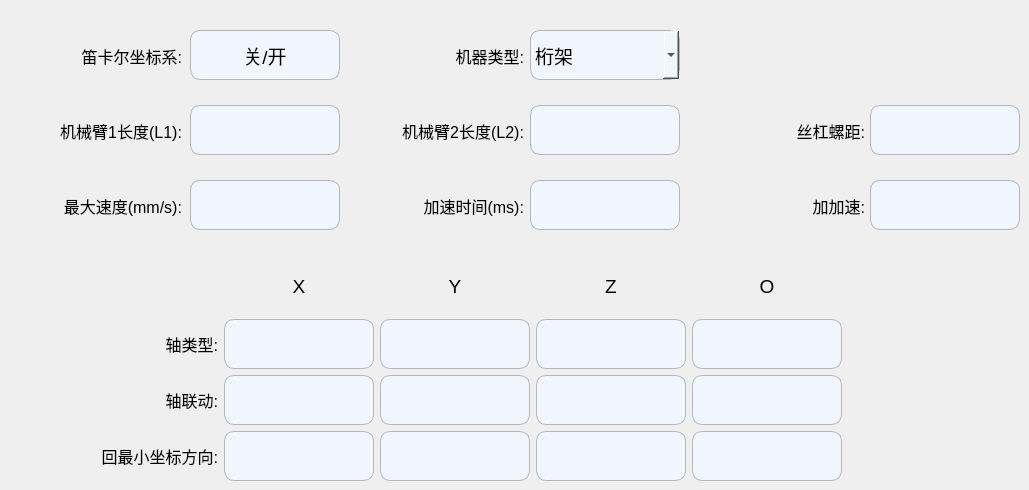
   <widget class="QWidget" name="page_5">
    <widget class="QPushButton" name="Btn_crood">
     <property name="geometry">
      <rect>
       <x>190</x>
       <y>30</y>
       <width>150</width>
       <height>50</height>
      </rect>
     </property>
     <property name="minimumSize">
      <size>
       <width>150</width>
       <height>50</height>
      </size>
     </property>
     <property name="maximumSize">
      <size>
       <width>150</width>
       <height>50</height>
      </size>
     </property>
     <property name="font">
      <font>
       <pointsize>14</pointsize>
      </font>
     </property>
     <property name="styleSheet">
      <string notr="true">QPushButton
{
    background-color:#F1F5FE;
    border-style:solid; /*边框风格*/
    border-width:1px;/*边框宽度*/
    border-color:#B4B6BC; /*边框颜色*/
    border-radius:10px; /*边框倒角*/
}
QPushButton:pressed
{
    border-style:outset; /*边框风格*/
    background-color:qlineargradient(x1: 0, y1: 0, x2: 0, y2: 1, stop:0 #00befa, stop: 1 #0160ea);/*背景色*/
    border-width:1px;/*边框宽度*/
    border-color:#0055ff; /*边框颜色*/
    border-radius:10px; /*边框倒角*/
}</string>
     </property>
     <property name="text">
      <string>关/开</string>
     </property>
     <property name="iconSize">
      <size>
       <width>40</width>
       <height>40</height>
      </size>
     </property>
     <property name="checkable">
      <bool>true</bool>
     </property>
    </widget>
    <widget class="QComboBox" name="comboBox_machType">
     <property name="geometry">
      <rect>
       <x>530</x>
       <y>30</y>
       <width>150</width>
       <height>50</height>
      </rect>
     </property>
     <property name="minimumSize">
      <size>
       <width>150</width>
       <height>50</height>
      </size>
     </property>
     <property name="maximumSize">
      <size>
       <width>150</width>
       <height>50</height>
      </size>
     </property>
     <property name="font">
      <font>
       <pointsize>14</pointsize>
      </font>
     </property>
     <property name="styleSheet">
      <string notr="true">background-color:#F1F5FE;
border-style:solid; /*边框风格*/
border-width:1px;/*边框宽度*/
border-color:#B4B6BC; /*边框颜色*/
border-radius:10px; /*边框倒角*/</string>
     </property>
     <item>
      <property name="text">
       <string>桁架</string>
      </property>
     </item>
     <item>
      <property name="text">
       <string>立柱</string>
      </property>
     </item>
     <item>
      <property name="text">
       <string>SCARA</string>
      </property>
     </item>
     <item>
      <property name="text">
       <string>抛光</string>
      </property>
     </item>
    </widget>
    <widget class="QLabel" name="label_35">
     <property name="geometry">
      <rect>
       <x>1</x>
       <y>30</y>
       <width>181</width>
       <height>51</height>
      </rect>
     </property>
     <property name="font">
      <font>
       <pointsize>12</pointsize>
      </font>
     </property>
     <property name="text">
      <string>笛卡尔坐标系:</string>
     </property>
     <property name="alignment">
      <set>Qt::AlignRight|Qt::AlignTrailing|Qt::AlignVCenter</set>
     </property>
    </widget>
    <widget class="QLabel" name="label_36">
     <property name="geometry">
      <rect>
       <x>343</x>
       <y>30</y>
       <width>181</width>
       <height>51</height>
      </rect>
     </property>
     <property name="font">
      <font>
       <pointsize>12</pointsize>
      </font>
     </property>
     <property name="text">
      <string>机器类型:</string>
     </property>
     <property name="alignment">
      <set>Qt::AlignRight|Qt::AlignTrailing|Qt::AlignVCenter</set>
     </property>
    </widget>
    <widget class="QLabel" name="label_43">
     <property name="geometry">
      <rect>
       <x>1</x>
       <y>105</y>
       <width>181</width>
       <height>51</height>
      </rect>
     </property>
     <property name="font">
      <font>
       <pointsize>12</pointsize>
      </font>
     </property>
     <property name="text">
      <string>机械臂1长度(L1):</string>
     </property>
     <property name="alignment">
      <set>Qt::AlignRight|Qt::AlignTrailing|Qt::AlignVCenter</set>
     </property>
    </widget>
    <widget class="QLineEdit" name="Edit_armL1">
     <property name="geometry">
      <rect>
       <x>190</x>
       <y>105</y>
       <width>150</width>
       <height>50</height>
      </rect>
     </property>
     <property name="minimumSize">
      <size>
       <width>150</width>
       <height>50</height>
      </size>
     </property>
     <property name="maximumSize">
      <size>
       <width>150</width>
       <height>50</height>
      </size>
     </property>
     <property name="font">
      <font>
       <pointsize>14</pointsize>
      </font>
     </property>
     <property name="styleSheet">
      <string notr="true">QLineEdit
{
    background-color:#F1F5FE;
    border-style:solid; /*边框风格*/
    border-width:1px;/*边框宽度*/
    border-color:#B4B6BC; /*边框颜色*/
    border-radius:10px; /*边框倒角*/
}</string>
     </property>
    </widget>
    <widget class="QLabel" name="label_37">
     <property name="geometry">
      <rect>
       <x>343</x>
       <y>105</y>
       <width>181</width>
       <height>51</height>
      </rect>
     </property>
     <property name="font">
      <font>
       <pointsize>12</pointsize>
      </font>
     </property>
     <property name="text">
      <string>机械臂2长度(L2):</string>
     </property>
     <property name="alignment">
      <set>Qt::AlignRight|Qt::AlignTrailing|Qt::AlignVCenter</set>
     </property>
    </widget>
    <widget class="QLineEdit" name="Edit_armL2">
     <property name="geometry">
      <rect>
       <x>530</x>
       <y>105</y>
       <width>150</width>
       <height>50</height>
      </rect>
     </property>
     <property name="minimumSize">
      <size>
       <width>150</width>
       <height>50</height>
      </size>
     </property>
     <property name="maximumSize">
      <size>
       <width>150</width>
       <height>50</height>
      </size>
     </property>
     <property name="font">
      <font>
       <pointsize>14</pointsize>
      </font>
     </property>
     <property name="styleSheet">
      <string notr="true">QLineEdit
{
    background-color:#F1F5FE;
    border-style:solid; /*边框风格*/
    border-width:1px;/*边框宽度*/
    border-color:#B4B6BC; /*边框颜色*/
    border-radius:10px; /*边框倒角*/
}</string>
     </property>
    </widget>
    <widget class="QLabel" name="label_41">
     <property name="geometry">
      <rect>
       <x>684</x>
       <y>105</y>
       <width>181</width>
       <height>51</height>
      </rect>
     </property>
     <property name="font">
      <font>
       <pointsize>12</pointsize>
      </font>
     </property>
     <property name="text">
      <string>丝杠螺距:</string>
     </property>
     <property name="alignment">
      <set>Qt::AlignRight|Qt::AlignTrailing|Qt::AlignVCenter</set>
     </property>
    </widget>
    <widget class="QLineEdit" name="Edit_pitch">
     <property name="geometry">
      <rect>
       <x>870</x>
       <y>105</y>
       <width>150</width>
       <height>50</height>
      </rect>
     </property>
     <property name="minimumSize">
      <size>
       <width>150</width>
       <height>50</height>
      </size>
     </property>
     <property name="maximumSize">
      <size>
       <width>150</width>
       <height>50</height>
      </size>
     </property>
     <property name="font">
      <font>
       <pointsize>14</pointsize>
      </font>
     </property>
     <property name="styleSheet">
      <string notr="true">QLineEdit
{
    background-color:#F1F5FE;
    border-style:solid; /*边框风格*/
    border-width:1px;/*边框宽度*/
    border-color:#B4B6BC; /*边框颜色*/
    border-radius:10px; /*边框倒角*/
}</string>
     </property>
    </widget>
    <widget class="QLabel" name="label_39">
     <property name="geometry">
      <rect>
       <x>1</x>
       <y>180</y>
       <width>181</width>
       <height>51</height>
      </rect>
     </property>
     <property name="font">
      <font>
       <pointsize>12</pointsize>
      </font>
     </property>
     <property name="text">
      <string>最大速度(mm/s):</string>
     </property>
     <property name="alignment">
      <set>Qt::AlignRight|Qt::AlignTrailing|Qt::AlignVCenter</set>
     </property>
    </widget>
    <widget class="QLineEdit" name="Edit_maxSpeed">
     <property name="geometry">
      <rect>
       <x>190</x>
       <y>180</y>
       <width>150</width>
       <height>50</height>
      </rect>
     </property>
     <property name="minimumSize">
      <size>
       <width>150</width>
       <height>50</height>
      </size>
     </property>
     <property name="maximumSize">
      <size>
       <width>150</width>
       <height>50</height>
      </size>
     </property>
     <property name="font">
      <font>
       <pointsize>14</pointsize>
      </font>
     </property>
     <property name="styleSheet">
      <string notr="true">QLineEdit
{
    background-color:#F1F5FE;
    border-style:solid; /*边框风格*/
    border-width:1px;/*边框宽度*/
    border-color:#B4B6BC; /*边框颜色*/
    border-radius:10px; /*边框倒角*/
}</string>
     </property>
    </widget>
    <widget class="QLabel" name="label_40">
     <property name="geometry">
      <rect>
       <x>343</x>
       <y>180</y>
       <width>181</width>
       <height>51</height>
      </rect>
     </property>
     <property name="font">
      <font>
       <pointsize>12</pointsize>
      </font>
     </property>
     <property name="text">
      <string>加速时间(ms):</string>
     </property>
     <property name="alignment">
      <set>Qt::AlignRight|Qt::AlignTrailing|Qt::AlignVCenter</set>
     </property>
    </widget>
    <widget class="QLineEdit" name="Edit_SpeedUpTime">
     <property name="geometry">
      <rect>
       <x>530</x>
       <y>180</y>
       <width>150</width>
       <height>50</height>
      </rect>
     </property>
     <property name="minimumSize">
      <size>
       <width>150</width>
       <height>50</height>
      </size>
     </property>
     <property name="maximumSize">
      <size>
       <width>150</width>
       <height>50</height>
      </size>
     </property>
     <property name="font">
      <font>
       <pointsize>14</pointsize>
      </font>
     </property>
     <property name="styleSheet">
      <string notr="true">QLineEdit
{
    background-color:#F1F5FE;
    border-style:solid; /*边框风格*/
    border-width:1px;/*边框宽度*/
    border-color:#B4B6BC; /*边框颜色*/
    border-radius:10px; /*边框倒角*/
}</string>
     </property>
    </widget>
    <widget class="QLabel" name="label_42">
     <property name="geometry">
      <rect>
       <x>684</x>
       <y>180</y>
       <width>181</width>
       <height>51</height>
      </rect>
     </property>
     <property name="font">
      <font>
       <pointsize>12</pointsize>
      </font>
     </property>
     <property name="text">
      <string>加加速:</string>
     </property>
     <property name="alignment">
      <set>Qt::AlignRight|Qt::AlignTrailing|Qt::AlignVCenter</set>
     </property>
    </widget>
    <widget class="QLineEdit" name="Edit_pSpeedUp">
     <property name="geometry">
      <rect>
       <x>870</x>
       <y>180</y>
       <width>150</width>
       <height>50</height>
      </rect>
     </property>
     <property name="minimumSize">
      <size>
       <width>150</width>
       <height>50</height>
      </size>
     </property>
     <property name="maximumSize">
      <size>
       <width>150</width>
       <height>50</height>
      </size>
     </property>
     <property name="font">
      <font>
       <pointsize>14</pointsize>
      </font>
     </property>
     <property name="styleSheet">
      <string notr="true">QLineEdit
{
    background-color:#F1F5FE;
    border-style:solid; /*边框风格*/
    border-width:1px;/*边框宽度*/
    border-color:#B4B6BC; /*边框颜色*/
    border-radius:10px; /*边框倒角*/
}</string>
     </property>
    </widget>
    <widget class="QWidget" name="layoutWidget">
     <property name="geometry">
      <rect>
       <x>1</x>
       <y>260</y>
       <width>841</width>
       <height>221</height>
      </rect>
     </property>
     <layout class="QGridLayout" name="gridLayout_3">
      <item row="0" column="1">
       <widget class="QLabel" name="label_46">
        <property name="font">
         <font>
          <pointsize>14</pointsize>
         </font>
        </property>
        <property name="text">
         <string>X</string>
        </property>
        <property name="alignment">
         <set>Qt::AlignCenter</set>
        </property>
       </widget>
      </item>
      <item row="0" column="2">
       <widget class="QLabel" name="label_47">
        <property name="font">
         <font>
          <pointsize>14</pointsize>
         </font>
        </property>
        <property name="text">
         <string>Y</string>
        </property>
        <property name="alignment">
         <set>Qt::AlignCenter</set>
        </property>
       </widget>
      </item>
      <item row="0" column="3">
       <widget class="QLabel" name="label_48">
        <property name="font">
         <font>
          <pointsize>14</pointsize>
         </font>
        </property>
        <property name="text">
         <string>Z</string>
        </property>
        <property name="alignment">
         <set>Qt::AlignCenter</set>
        </property>
       </widget>
      </item>
      <item row="0" column="4">
       <widget class="QLabel" name="label_49">
        <property name="font">
         <font>
          <pointsize>14</pointsize>
         </font>
        </property>
        <property name="text">
         <string>O</string>
        </property>
        <property name="alignment">
         <set>Qt::AlignCenter</set>
        </property>
       </widget>
      </item>
      <item row="1" column="0">
       <widget class="QLabel" name="label_38">
        <property name="font">
         <font>
          <pointsize>12</pointsize>
         </font>
        </property>
        <property name="text">
         <string>轴类型:</string>
        </property>
        <property name="alignment">
         <set>Qt::AlignRight|Qt::AlignTrailing|Qt::AlignVCenter</set>
        </property>
       </widget>
      </item>
      <item row="1" column="1">
       <widget class="QPushButton" name="Btn_Xtype">
        <property name="minimumSize">
         <size>
          <width>150</width>
          <height>50</height>
         </size>
        </property>
        <property name="maximumSize">
         <size>
          <width>150</width>
          <height>50</height>
         </size>
        </property>
        <property name="font">
         <font>
          <pointsize>14</pointsize>
         </font>
        </property>
        <property name="styleSheet">
         <string notr="true">QPushButton
{
    background-color:#F1F5FE;
    border-style:solid; /*边框风格*/
    border-width:1px;/*边框宽度*/
    border-color:#B4B6BC; /*边框颜色*/
    border-radius:10px; /*边框倒角*/
}
QPushButton:pressed
{
    border-style:outset; /*边框风格*/
    background-color:qlineargradient(x1: 0, y1: 0, x2: 0, y2: 1, stop:0 #00befa, stop: 1 #0160ea);/*背景色*/
    border-width:1px;/*边框宽度*/
    border-color:#0055ff; /*边框颜色*/
    border-radius:10px; /*边框倒角*/
}</string>
        </property>
        <property name="text">
         <string/>
        </property>
        <property name="iconSize">
         <size>
          <width>40</width>
          <height>40</height>
         </size>
        </property>
        <property name="checkable">
         <bool>true</bool>
        </property>
       </widget>
      </item>
      <item row="1" column="2">
       <widget class="QPushButton" name="Btn_Ytype">
        <property name="minimumSize">
         <size>
          <width>150</width>
          <height>50</height>
         </size>
        </property>
        <property name="maximumSize">
         <size>
          <width>150</width>
          <height>50</height>
         </size>
        </property>
        <property name="font">
         <font>
          <pointsize>14</pointsize>
         </font>
        </property>
        <property name="styleSheet">
         <string notr="true">QPushButton
{
    background-color:#F1F5FE;
    border-style:solid; /*边框风格*/
    border-width:1px;/*边框宽度*/
    border-color:#B4B6BC; /*边框颜色*/
    border-radius:10px; /*边框倒角*/
}
QPushButton:pressed
{
    border-style:outset; /*边框风格*/
    background-color:qlineargradient(x1: 0, y1: 0, x2: 0, y2: 1, stop:0 #00befa, stop: 1 #0160ea);/*背景色*/
    border-width:1px;/*边框宽度*/
    border-color:#0055ff; /*边框颜色*/
    border-radius:10px; /*边框倒角*/
}</string>
        </property>
        <property name="text">
         <string/>
        </property>
        <property name="iconSize">
         <size>
          <width>40</width>
          <height>40</height>
         </size>
        </property>
        <property name="checkable">
         <bool>true</bool>
        </property>
       </widget>
      </item>
      <item row="1" column="3">
       <widget class="QPushButton" name="Btn_Ztype">
        <property name="minimumSize">
         <size>
          <width>150</width>
          <height>50</height>
         </size>
        </property>
        <property name="maximumSize">
         <size>
          <width>150</width>
          <height>50</height>
         </size>
        </property>
        <property name="font">
         <font>
          <pointsize>14</pointsize>
         </font>
        </property>
        <property name="styleSheet">
         <string notr="true">QPushButton
{
    background-color:#F1F5FE;
    border-style:solid; /*边框风格*/
    border-width:1px;/*边框宽度*/
    border-color:#B4B6BC; /*边框颜色*/
    border-radius:10px; /*边框倒角*/
}
QPushButton:pressed
{
    border-style:outset; /*边框风格*/
    background-color:qlineargradient(x1: 0, y1: 0, x2: 0, y2: 1, stop:0 #00befa, stop: 1 #0160ea);/*背景色*/
    border-width:1px;/*边框宽度*/
    border-color:#0055ff; /*边框颜色*/
    border-radius:10px; /*边框倒角*/
}</string>
        </property>
        <property name="text">
         <string/>
        </property>
        <property name="iconSize">
         <size>
          <width>40</width>
          <height>40</height>
         </size>
        </property>
        <property name="checkable">
         <bool>true</bool>
        </property>
       </widget>
      </item>
      <item row="1" column="4">
       <widget class="QPushButton" name="Btn_Otype">
        <property name="minimumSize">
         <size>
          <width>150</width>
          <height>50</height>
         </size>
        </property>
        <property name="maximumSize">
         <size>
          <width>150</width>
          <height>50</height>
         </size>
        </property>
        <property name="font">
         <font>
          <pointsize>14</pointsize>
         </font>
        </property>
        <property name="styleSheet">
         <string notr="true">QPushButton
{
    background-color:#F1F5FE;
    border-style:solid; /*边框风格*/
    border-width:1px;/*边框宽度*/
    border-color:#B4B6BC; /*边框颜色*/
    border-radius:10px; /*边框倒角*/
}
QPushButton:pressed
{
    border-style:outset; /*边框风格*/
    background-color:qlineargradient(x1: 0, y1: 0, x2: 0, y2: 1, stop:0 #00befa, stop: 1 #0160ea);/*背景色*/
    border-width:1px;/*边框宽度*/
    border-color:#0055ff; /*边框颜色*/
    border-radius:10px; /*边框倒角*/
}</string>
        </property>
        <property name="text">
         <string/>
        </property>
        <property name="iconSize">
         <size>
          <width>40</width>
          <height>40</height>
         </size>
        </property>
        <property name="checkable">
         <bool>true</bool>
        </property>
       </widget>
      </item>
      <item row="2" column="0">
       <widget class="QLabel" name="label_44">
        <property name="font">
         <font>
          <pointsize>12</pointsize>
         </font>
        </property>
        <property name="text">
         <string>轴联动:</string>
        </property>
        <property name="alignment">
         <set>Qt::AlignRight|Qt::AlignTrailing|Qt::AlignVCenter</set>
        </property>
       </widget>
      </item>
      <item row="2" column="1">
       <widget class="QPushButton" name="Btn_Xlink">
        <property name="minimumSize">
         <size>
          <width>150</width>
          <height>50</height>
         </size>
        </property>
        <property name="maximumSize">
         <size>
          <width>150</width>
          <height>50</height>
         </size>
        </property>
        <property name="font">
         <font>
          <pointsize>14</pointsize>
         </font>
        </property>
        <property name="styleSheet">
         <string notr="true">QPushButton
{
    background-color:#F1F5FE;
    border-style:solid; /*边框风格*/
    border-width:1px;/*边框宽度*/
    border-color:#B4B6BC; /*边框颜色*/
    border-radius:10px; /*边框倒角*/
}
QPushButton:pressed
{
    border-style:outset; /*边框风格*/
    background-color:qlineargradient(x1: 0, y1: 0, x2: 0, y2: 1, stop:0 #00befa, stop: 1 #0160ea);/*背景色*/
    border-width:1px;/*边框宽度*/
    border-color:#0055ff; /*边框颜色*/
    border-radius:10px; /*边框倒角*/
}</string>
        </property>
        <property name="text">
         <string/>
        </property>
        <property name="iconSize">
         <size>
          <width>40</width>
          <height>40</height>
         </size>
        </property>
        <property name="checkable">
         <bool>true</bool>
        </property>
       </widget>
      </item>
      <item row="2" column="2">
       <widget class="QPushButton" name="Btn_Ylink">
        <property name="minimumSize">
         <size>
          <width>150</width>
          <height>50</height>
         </size>
        </property>
        <property name="maximumSize">
         <size>
          <width>150</width>
          <height>50</height>
         </size>
        </property>
        <property name="font">
         <font>
          <pointsize>14</pointsize>
         </font>
        </property>
        <property name="styleSheet">
         <string notr="true">QPushButton
{
    background-color:#F1F5FE;
    border-style:solid; /*边框风格*/
    border-width:1px;/*边框宽度*/
    border-color:#B4B6BC; /*边框颜色*/
    border-radius:10px; /*边框倒角*/
}
QPushButton:pressed
{
    border-style:outset; /*边框风格*/
    background-color:qlineargradient(x1: 0, y1: 0, x2: 0, y2: 1, stop:0 #00befa, stop: 1 #0160ea);/*背景色*/
    border-width:1px;/*边框宽度*/
    border-color:#0055ff; /*边框颜色*/
    border-radius:10px; /*边框倒角*/
}</string>
        </property>
        <property name="text">
         <string/>
        </property>
        <property name="iconSize">
         <size>
          <width>40</width>
          <height>40</height>
         </size>
        </property>
        <property name="checkable">
         <bool>true</bool>
        </property>
       </widget>
      </item>
      <item row="2" column="3">
       <widget class="QPushButton" name="Btn_Zlink">
        <property name="minimumSize">
         <size>
          <width>150</width>
          <height>50</height>
         </size>
        </property>
        <property name="maximumSize">
         <size>
          <width>150</width>
          <height>50</height>
         </size>
        </property>
        <property name="font">
         <font>
          <pointsize>14</pointsize>
         </font>
        </property>
        <property name="styleSheet">
         <string notr="true">QPushButton
{
    background-color:#F1F5FE;
    border-style:solid; /*边框风格*/
    border-width:1px;/*边框宽度*/
    border-color:#B4B6BC; /*边框颜色*/
    border-radius:10px; /*边框倒角*/
}
QPushButton:pressed
{
    border-style:outset; /*边框风格*/
    background-color:qlineargradient(x1: 0, y1: 0, x2: 0, y2: 1, stop:0 #00befa, stop: 1 #0160ea);/*背景色*/
    border-width:1px;/*边框宽度*/
    border-color:#0055ff; /*边框颜色*/
    border-radius:10px; /*边框倒角*/
}</string>
        </property>
        <property name="text">
         <string/>
        </property>
        <property name="iconSize">
         <size>
          <width>40</width>
          <height>40</height>
         </size>
        </property>
        <property name="checkable">
         <bool>true</bool>
        </property>
       </widget>
      </item>
      <item row="2" column="4">
       <widget class="QPushButton" name="Btn_Olink">
        <property name="minimumSize">
         <size>
          <width>150</width>
          <height>50</height>
         </size>
        </property>
        <property name="maximumSize">
         <size>
          <width>150</width>
          <height>50</height>
         </size>
        </property>
        <property name="font">
         <font>
          <pointsize>14</pointsize>
         </font>
        </property>
        <property name="styleSheet">
         <string notr="true">QPushButton
{
    background-color:#F1F5FE;
    border-style:solid; /*边框风格*/
    border-width:1px;/*边框宽度*/
    border-color:#B4B6BC; /*边框颜色*/
    border-radius:10px; /*边框倒角*/
}
QPushButton:pressed
{
    border-style:outset; /*边框风格*/
    background-color:qlineargradient(x1: 0, y1: 0, x2: 0, y2: 1, stop:0 #00befa, stop: 1 #0160ea);/*背景色*/
    border-width:1px;/*边框宽度*/
    border-color:#0055ff; /*边框颜色*/
    border-radius:10px; /*边框倒角*/
}</string>
        </property>
        <property name="text">
         <string/>
        </property>
        <property name="iconSize">
         <size>
          <width>40</width>
          <height>40</height>
         </size>
        </property>
        <property name="checkable">
         <bool>true</bool>
        </property>
       </widget>
      </item>
      <item row="3" column="0">
       <widget class="QLabel" name="label_45">
        <property name="font">
         <font>
          <pointsize>12</pointsize>
         </font>
        </property>
        <property name="text">
         <string>回最小坐标方向:</string>
        </property>
        <property name="alignment">
         <set>Qt::AlignRight|Qt::AlignTrailing|Qt::AlignVCenter</set>
        </property>
       </widget>
      </item>
      <item row="3" column="1">
       <widget class="QPushButton" name="Btn_Xback">
        <property name="minimumSize">
         <size>
          <width>150</width>
          <height>50</height>
         </size>
        </property>
        <property name="maximumSize">
         <size>
          <width>150</width>
          <height>50</height>
         </size>
        </property>
        <property name="font">
         <font>
          <pointsize>14</pointsize>
         </font>
        </property>
        <property name="styleSheet">
         <string notr="true">QPushButton
{
    background-color:#F1F5FE;
    border-style:solid; /*边框风格*/
    border-width:1px;/*边框宽度*/
    border-color:#B4B6BC; /*边框颜色*/
    border-radius:10px; /*边框倒角*/
}
QPushButton:pressed
{
    border-style:outset; /*边框风格*/
    background-color:qlineargradient(x1: 0, y1: 0, x2: 0, y2: 1, stop:0 #00befa, stop: 1 #0160ea);/*背景色*/
    border-width:1px;/*边框宽度*/
    border-color:#0055ff; /*边框颜色*/
    border-radius:10px; /*边框倒角*/
}</string>
        </property>
        <property name="text">
         <string/>
        </property>
        <property name="iconSize">
         <size>
          <width>40</width>
          <height>40</height>
         </size>
        </property>
        <property name="checkable">
         <bool>true</bool>
        </property>
       </widget>
      </item>
      <item row="3" column="2">
       <widget class="QPushButton" name="Btn_Yback">
        <property name="minimumSize">
         <size>
          <width>150</width>
          <height>50</height>
         </size>
        </property>
        <property name="maximumSize">
         <size>
          <width>150</width>
          <height>50</height>
         </size>
        </property>
        <property name="font">
         <font>
          <pointsize>14</pointsize>
         </font>
        </property>
        <property name="styleSheet">
         <string notr="true">QPushButton
{
    background-color:#F1F5FE;
    border-style:solid; /*边框风格*/
    border-width:1px;/*边框宽度*/
    border-color:#B4B6BC; /*边框颜色*/
    border-radius:10px; /*边框倒角*/
}
QPushButton:pressed
{
    border-style:outset; /*边框风格*/
    background-color:qlineargradient(x1: 0, y1: 0, x2: 0, y2: 1, stop:0 #00befa, stop: 1 #0160ea);/*背景色*/
    border-width:1px;/*边框宽度*/
    border-color:#0055ff; /*边框颜色*/
    border-radius:10px; /*边框倒角*/
}</string>
        </property>
        <property name="text">
         <string/>
        </property>
        <property name="iconSize">
         <size>
          <width>40</width>
          <height>40</height>
         </size>
        </property>
        <property name="checkable">
         <bool>true</bool>
        </property>
       </widget>
      </item>
      <item row="3" column="3">
       <widget class="QPushButton" name="Btn_Zback">
        <property name="minimumSize">
         <size>
          <width>150</width>
          <height>50</height>
         </size>
        </property>
        <property name="maximumSize">
         <size>
          <width>150</width>
          <height>50</height>
         </size>
        </property>
        <property name="font">
         <font>
          <pointsize>14</pointsize>
         </font>
        </property>
        <property name="styleSheet">
         <string notr="true">QPushButton
{
    background-color:#F1F5FE;
    border-style:solid; /*边框风格*/
    border-width:1px;/*边框宽度*/
    border-color:#B4B6BC; /*边框颜色*/
    border-radius:10px; /*边框倒角*/
}
QPushButton:pressed
{
    border-style:outset; /*边框风格*/
    background-color:qlineargradient(x1: 0, y1: 0, x2: 0, y2: 1, stop:0 #00befa, stop: 1 #0160ea);/*背景色*/
    border-width:1px;/*边框宽度*/
    border-color:#0055ff; /*边框颜色*/
    border-radius:10px; /*边框倒角*/
}</string>
        </property>
        <property name="text">
         <string/>
        </property>
        <property name="iconSize">
         <size>
          <width>40</width>
          <height>40</height>
         </size>
        </property>
        <property name="checkable">
         <bool>true</bool>
        </property>
       </widget>
      </item>
      <item row="3" column="4">
       <widget class="QPushButton" name="Btn_Oback">
        <property name="minimumSize">
         <size>
          <width>150</width>
          <height>50</height>
         </size>
        </property>
        <property name="maximumSize">
         <size>
          <width>150</width>
          <height>50</height>
         </size>
        </property>
        <property name="font">
         <font>
          <pointsize>14</pointsize>
         </font>
        </property>
        <property name="styleSheet">
         <string notr="true">QPushButton
{
    background-color:#F1F5FE;
    border-style:solid; /*边框风格*/
    border-width:1px;/*边框宽度*/
    border-color:#B4B6BC; /*边框颜色*/
    border-radius:10px; /*边框倒角*/
}
QPushButton:pressed
{
    border-style:outset; /*边框风格*/
    background-color:qlineargradient(x1: 0, y1: 0, x2: 0, y2: 1, stop:0 #00befa, stop: 1 #0160ea);/*背景色*/
    border-width:1px;/*边框宽度*/
    border-color:#0055ff; /*边框颜色*/
    border-radius:10px; /*边框倒角*/
}</string>
        </property>
        <property name="text">
         <string/>
        </property>
        <property name="iconSize">
         <size>
          <width>40</width>
          <height>40</height>
         </size>
        </property>
        <property name="checkable">
         <bool>true</bool>
        </property>
       </widget>
      </item>
     </layout>
    </widget>
   </widget>
